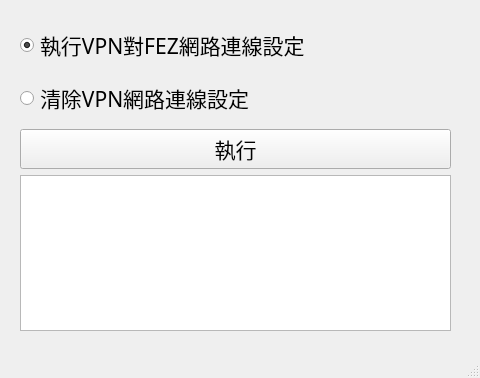
<?xml version="1.0" encoding="UTF-8"?>
<ui version="4.0">
 <class>MainWindow</class>
 <widget class="QMainWindow" name="MainWindow">
  <property name="windowModality">
   <enum>Qt::WindowModal</enum>
  </property>
  <property name="geometry">
   <rect>
    <x>0</x>
    <y>0</y>
    <width>480</width>
    <height>378</height>
   </rect>
  </property>
  <property name="sizePolicy">
   <sizepolicy hsizetype="Minimum" vsizetype="Minimum">
    <horstretch>0</horstretch>
    <verstretch>0</verstretch>
   </sizepolicy>
  </property>
  <property name="minimumSize">
   <size>
    <width>480</width>
    <height>320</height>
   </size>
  </property>
  <property name="baseSize">
   <size>
    <width>480</width>
    <height>320</height>
   </size>
  </property>
  <property name="focusPolicy">
   <enum>Qt::ClickFocus</enum>
  </property>
  <property name="windowTitle">
   <string>MainWindow</string>
  </property>
  <property name="windowOpacity">
   <double>1.000000000000000</double>
  </property>
  <property name="autoFillBackground">
   <bool>false</bool>
  </property>
  <widget class="QWidget" name="centralwidget">
   <widget class="QWidget" name="gridLayoutWidget">
    <property name="geometry">
     <rect>
      <x>20</x>
      <y>20</y>
      <width>431</width>
      <height>311</height>
     </rect>
    </property>
    <layout class="QGridLayout" name="gridLayout">
     <item row="2" column="0">
      <widget class="QPushButton" name="execBtn">
       <property name="font">
        <font>
         <family>DFMaruGothic-Lt</family>
         <pointsize>16</pointsize>
        </font>
       </property>
       <property name="text">
        <string>執行</string>
       </property>
      </widget>
     </item>
     <item row="1" column="0">
      <layout class="QVBoxLayout" name="verticalLayout" stretch="0,0">
       <property name="spacing">
        <number>3</number>
       </property>
       <property name="sizeConstraint">
        <enum>QLayout::SetFixedSize</enum>
       </property>
       <item>
        <widget class="QRadioButton" name="rB1">
         <property name="sizePolicy">
          <sizepolicy hsizetype="Minimum" vsizetype="Minimum">
           <horstretch>0</horstretch>
           <verstretch>0</verstretch>
          </sizepolicy>
         </property>
         <property name="minimumSize">
          <size>
           <width>399</width>
           <height>20</height>
          </size>
         </property>
         <property name="maximumSize">
          <size>
           <width>16777215</width>
           <height>50</height>
          </size>
         </property>
         <property name="baseSize">
          <size>
           <width>50</width>
           <height>20</height>
          </size>
         </property>
         <property name="font">
          <font>
           <family>DFMaruGothic-Lt</family>
           <pointsize>16</pointsize>
          </font>
         </property>
         <property name="text">
          <string>執行VPN對FEZ網路連線設定</string>
         </property>
         <property name="iconSize">
          <size>
           <width>20</width>
           <height>20</height>
          </size>
         </property>
         <property name="checked">
          <bool>true</bool>
         </property>
         <attribute name="buttonGroup">
          <string notr="true">buttonGroup</string>
         </attribute>
        </widget>
       </item>
       <item>
        <widget class="QRadioButton" name="rB2">
         <property name="sizePolicy">
          <sizepolicy hsizetype="Minimum" vsizetype="Minimum">
           <horstretch>0</horstretch>
           <verstretch>0</verstretch>
          </sizepolicy>
         </property>
         <property name="minimumSize">
          <size>
           <width>399</width>
           <height>20</height>
          </size>
         </property>
         <property name="maximumSize">
          <size>
           <width>16777215</width>
           <height>50</height>
          </size>
         </property>
         <property name="baseSize">
          <size>
           <width>50</width>
           <height>20</height>
          </size>
         </property>
         <property name="font">
          <font>
           <family>DFMaruGothic-Lt</family>
           <pointsize>16</pointsize>
           <weight>50</weight>
           <bold>false</bold>
          </font>
         </property>
         <property name="text">
          <string>清除VPN網路連線設定</string>
         </property>
         <property name="iconSize">
          <size>
           <width>20</width>
           <height>20</height>
          </size>
         </property>
         <property name="checked">
          <bool>false</bool>
         </property>
         <attribute name="buttonGroup">
          <string notr="true">buttonGroup</string>
         </attribute>
        </widget>
       </item>
      </layout>
     </item>
     <item row="3" column="0">
      <widget class="QPlainTextEdit" name="plainTextEdit">
       <property name="sizePolicy">
        <sizepolicy hsizetype="Minimum" vsizetype="Ignored">
         <horstretch>0</horstretch>
         <verstretch>0</verstretch>
        </sizepolicy>
       </property>
       <property name="minimumSize">
        <size>
         <width>0</width>
         <height>100</height>
        </size>
       </property>
       <property name="plainText">
        <string/>
       </property>
      </widget>
     </item>
    </layout>
   </widget>
  </widget>
  <widget class="QMenuBar" name="menubar">
   <property name="geometry">
    <rect>
     <x>0</x>
     <y>0</y>
     <width>480</width>
     <height>22</height>
    </rect>
   </property>
  </widget>
  <widget class="QStatusBar" name="statusbar"/>
 </widget>
 <resources/>
 <connections/>
 <buttongroups>
  <buttongroup name="buttonGroup"/>
 </buttongroups>
</ui>
